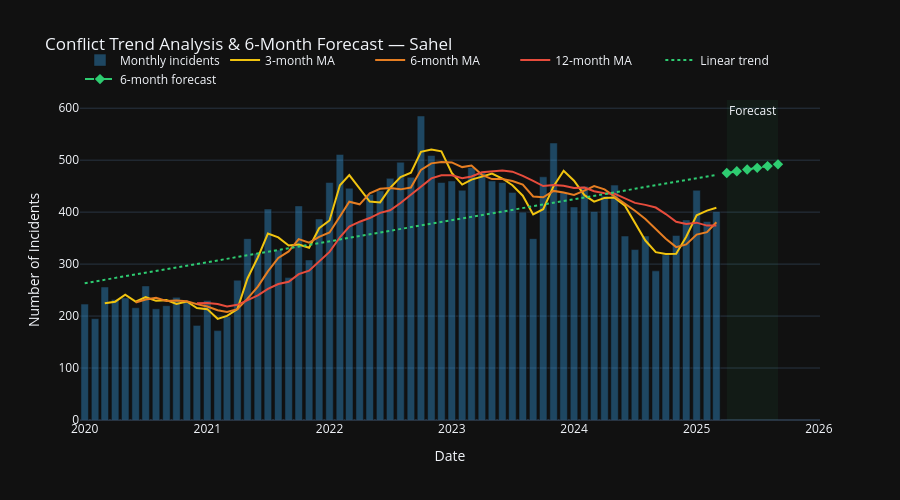

This figure's notebook cell:
### Markdown cell above
## 6. Trend Model & 6-Month Forecast
---
We fit a **linear regression** on the monthly incident time series to capture 
the overall conflict trajectory across the Sahel.

**Model:** $y_t = \alpha + \beta t + \epsilon$

Where:
- $y_t$ = number of incidents in month $t$
- $\beta$ = trend slope (positive = escalation, negative = de-escalation)
- $R^2$ = goodness of fit

We also overlay **rolling averages** (3, 6, 12 months) to smooth short-term 
volatility and reveal the underlying trend.

> Note: This is a simple linear trend model. In Phase 3 of this project,  
> we will replace this with a more robust Bayesian forecasting model that  
> accounts for uncertainty and structural breaks in the data.

### Code cell
# --- Trend model on total Sahel incidents
monthly_total = monthly_total.sort_values("year_month_dt").reset_index(drop=True)
monthly_total["t"] = np.arange(len(monthly_total))  # numeric time index

# Linear regression
slope, intercept, r_value, p_value, std_err = stats.linregress(
    monthly_total["t"],
    monthly_total["incidents"]
)

monthly_total["linear_trend"] = intercept + slope * monthly_total["t"]

print(f"Linear trend:")
print(f"  Slope     : {slope:+.2f} incidents/month")
print(f"  R²        : {r_value**2:.3f}")
print(f"  p-value   : {p_value:.4f}")
print(f"  Significant: {'Yes' if p_value < 0.05 else 'No'}")

# --- 6-month forecast
last_t    = monthly_total["t"].max()
last_date = monthly_total["year_month_dt"].max()
future_t  = np.arange(last_t + 1, last_t + 7)
future_dates = pd.date_range(
    start=last_date + pd.DateOffset(months=1),
    periods=6,
    freq="MS"
)
future_trend = intercept + slope * future_t

# --- Rolling averages
monthly_total["roll_3"]  = monthly_total["incidents"].rolling(3,  center=False).mean()
monthly_total["roll_6"]  = monthly_total["incidents"].rolling(6,  center=False).mean()
monthly_total["roll_12"] = monthly_total["incidents"].rolling(12, center=False).mean()

# --- Plot
fig6 = go.Figure()

# Raw data
fig6.add_trace(go.Bar(
    x=monthly_total["year_month_dt"],
    y=monthly_total["incidents"],
    name="Monthly incidents",
    marker_color="rgba(52, 152, 219, 0.4)",
))

# Rolling averages
for roll, color, name in [
    ("roll_3",  "#f1c40f", "3-month MA"),
    ("roll_6",  "#e67e22", "6-month MA"),
    ("roll_12", "#e74c3c", "12-month MA"),
]:
    fig6.add_trace(go.Scatter(
        x=monthly_total["year_month_dt"],
        y=monthly_total[roll],
        mode="lines",
        name=name,
        line=dict(color=color, width=2),
    ))

# Linear trend (historical)
fig6.add_trace(go.Scatter(
    x=monthly_total["year_month_dt"],
    y=monthly_total["linear_trend"],
    mode="lines",
    name="Linear trend",
    line=dict(color="#2ecc71", width=2, dash="dot"),
))

# Forecast
fig6.add_trace(go.Scatter(
    x=future_dates,
    y=future_trend,
    mode="lines+markers",
    name="6-month forecast",
    line=dict(color="#2ecc71", width=2, dash="dash"),
    marker=dict(size=8, symbol="diamond"),
))

# Forecast zone
fig6.add_vrect(
    x0=future_dates[0], x1=future_dates[-1],
    fillcolor="rgba(46, 204, 113, 0.05)",
    line_width=0,
    annotation_text="Forecast",
    annotation_position="top left",
)

fig6.update_layout(
    title="Conflict Trend Analysis & 6-Month Forecast — Sahel",
    xaxis_title="Date",
    yaxis_title="Number of Incidents",
    template="plotly_dark",
    hovermode="x unified",
    height=500,
    legend=dict(orientation="h", yanchor="bottom", y=1.02),
)
fig6.show()
